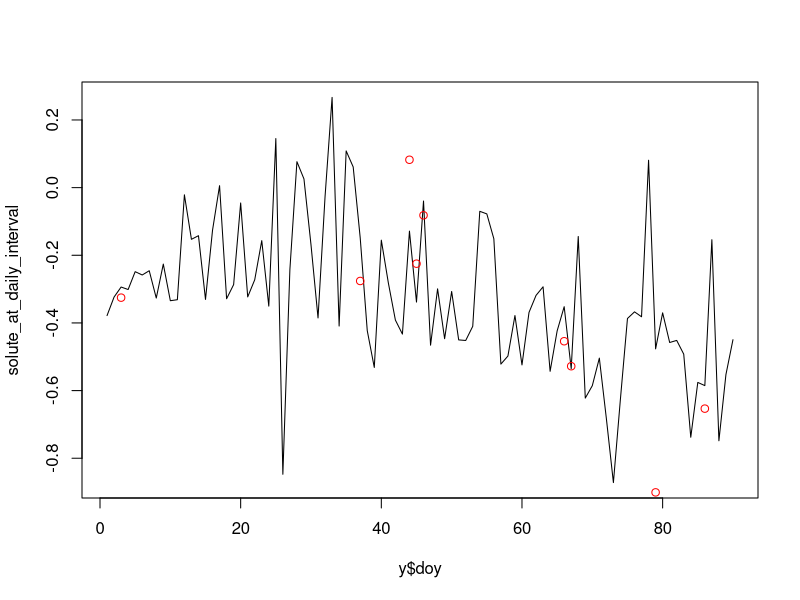
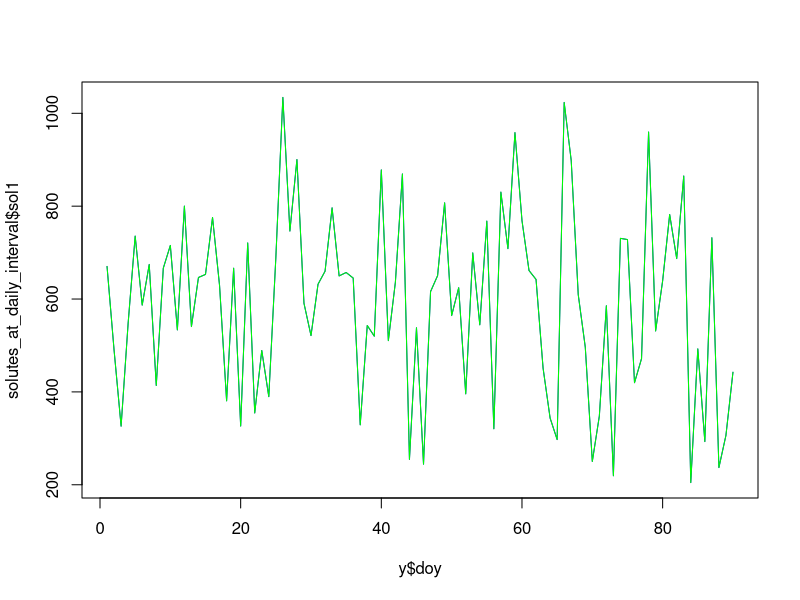

Write the R code that produced these figures, in order.

library(e1071)
library(randomForest)
library(dplyr)

#TODO:
#+ beef this up to multipredictor mode
#+ debug nash sutcliffe
#+ use real data!
#+ try it with sub-daily data

#setup ####

# number of models to run
n = 50

#--Nash Sutcliffe-- (just a goodness-of-fit measure)
NashSutcliffe = function(predicted, measured){
  NS = 1-sum((predicted-measured)^2, na.rm=T)/sum((measured-mean(measured, na.rm=T))^2, na.rm=T)
  return(data.frame(NS))
}

# datetime = seq(as.POSIXct('2020-01-01 00:00:00',
#                           tz = 'UTC'),
#                as.POSIXct('2020-01-05 23:45:00',
#                           tz = 'UTC'),
#                by = '15 min')
dates = seq(as.Date('2020-01-01'),
            as.Date('2020-03-30'),
            by = 'day')

solute_dates = sort(sample(dates, 15))

# a data frame of all sensor data
y = tibble(FDOM = rnorm(length(dates), 0, 1),
           turb = rnorm(length(dates), 5, 1),
           pH = rlnorm(length(dates), 0, 1),
           SC = runif(length(dates), 0, 1),
           DO = rt(length(dates), 5, 1),
           doy = as.integer(strftime(dates, format = '%j')))

# a data frame of sensor data matched to measured solutes (sol1, sol2)
x1 = y %>%
    filter(doy %in% !!as.integer(strftime(solute_dates,
                                          format = '%j'))) %>%
    # rename_with(.fn = function(x) substr(x, 1, nchar(x) - 1)) %>%
    mutate(
        sol1 = rnorm(length(solute_dates), 0, 1),
        sol2 = rlnorm(length(solute_dates), 4, 3)) %>%
    select(sol1, sol2, everything())

#single solute mode ####

# make the containers to store intermediate results
preds = matrix(NA, nrow(y), n)
preds99 = matrix(NA, nrow(x1), n)

# loop through the n models
for(i in 1:n){
    #train a model with a random subset
    a = sample(1:nrow(x1), as.integer(nrow(x1)/1.5))
    x = x1[a,]
    model = svm(sol1~FDOM+turb+pH+SC+DO+doy, data=x) # can also be a randomForest model

    # make the prediction of the rest of the data
    # this prediction is for assessing the model goodness-of-fit
    a2 = setdiff(1:nrow(x1), a)
    x = x1[a2,3:8]
    preds99[a2,i] = predict(model, newdata=x)

    # predict the solute concentration for each sensor measurment
    x = y
    preds[,i] = predict(model, newdata=x)
}

X.p = apply(preds99, 1, mean, na.rm=T) # predicted
X.a = x1[,1] # measured
NashSutcliffe(X.p, X.a)

#estimate your actual shit
solute_at_daily_interval = apply(preds, 1, mean, na.rm = TRUE)
#equivalent to:
solute_at_daily_interval = rowMeans(preds, na.rm = TRUE)

plot(y$doy, solute_at_daily_interval, type='l')
points(x1$doy, x1$sol1, col='red')

#multiple solute mode (outline) ####

# make the containers to store intermediate results
preds = array(NA, dim=c(nrow(y), n, 2))
preds99 = array(NA, dim=c(nrow(x1), n, 2))

# loop through the n models
for(i in 1:n){
    #train a model with a random subset
    a = sample(1:nrow(x1), as.integer(nrow(x1)/1.5))
    x = x1[a,]
    model = svm(sol1+sol2 ~ FDOM+turb+pH+SC+DO+doy, data=x) # can also be a randomForest model

    # make the prediction of the rest of the data
    # this prediction is for assessing the model goodness-of-fit
    a2 = setdiff(1:nrow(x1), a)
    x = x1 %>%
        select(-starts_with('sol')) %>%
        slice(a2)
    preds99[a2,i,] = predict(model, newdata=x)

    # predict the solute concentration for each sensor measurment
    x = y
    preds[,i,] = predict(model, newdata=x) #NOPE: even though there are two
        #independent variables, this only generates a single vector
}

#GOF calculation here

#estimate your actual shit
solutes_at_daily_interval = apply(preds, c(1, 3), mean, na.rm = TRUE) %>%
    as_tibble() %>%
    rename(sol1 = V1, sol2 = V2)

plot(y$doy, solutes_at_daily_interval$sol1, type='l', col='blue')
lines(y$doy, solutes_at_daily_interval$sol2, col='green')
points(x1$doy, x1$sol1, col='darkblue')
points(x1$doy, x1$sol1, col='darkgreen')
